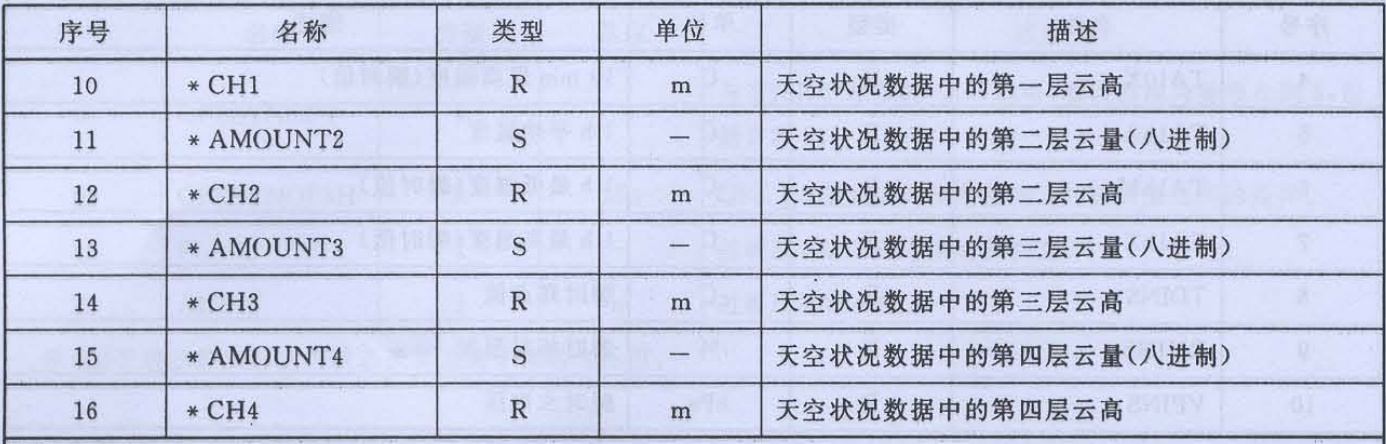
#> input picture 中华人民共和国民用航空行业标准民用航空气象第9部分：自动气象观测系统数据采集和记录格式/18cf04c85bc7b4cc76134a91092ae713fa7d26c374f3a85c3fcfdc31a19b5fae.jpg, 1386 x 444 px
$ python -i airport_weather_analysis.py   (imports and definitions only)   (older library calls are emulated)
#> lines starting #> are read from the running program, lines starting #| are printed output that depends on the picture
#> further down, picture is the input picture: shape (444, 1386, 3); mean B, G, R 227.4, 204.8, 199
#!/usr/bin/env python3
# -*- coding: utf-8 -*-
"""
机场天气分析系统

这个模块整合了机场能见度、气象数据和视频分析功能，
提供完整的雾霾检测和预测解决方案。

主要功能：
- 多源数据文件检查和加载（VIS, PTU, WIND）
- 时间戳匹配和数据融合
- 视频特征提取和清晰度分析
- 雾形成概率计算
- 机器学习建模和预测
- 数据可视化和分析

作者: Airport Weather Analysis Team
版本: 1.0.0
日期: 2024
"""

import cv2
import numpy as np
import pandas as pd
import matplotlib.pyplot as plt
from datetime import datetime, timedelta
import os
import sys
from typing import Dict, List, Tuple, Optional, Any, Union
import warnings
from sklearn.preprocessing import StandardScaler, PolynomialFeatures
from sklearn.linear_model import LinearRegression
from sklearn.ensemble import RandomForestRegressor
from sklearn.model_selection import train_test_split, cross_val_score
from sklearn.metrics import mean_squared_error, mean_absolute_error, r2_score
from sklearn.decomposition import PCA
from scipy.optimize import curve_fit

# 关闭警告信息
# [1 line not run here, left out]

# 设置matplotlib中文显示
plt.rcParams['font.sans-serif'] = ['SimHei', 'DejaVu Sans']
plt.rcParams['axes.unicode_minus'] = False


class FileManager:
    """
    文件管理类

    负责检查和验证所有必需的数据文件，包括：
    - VIS能见度数据文件
    - PTU气象数据文件
    - WIND风速数据文件
    - 机场视频文件（可选）
    """

    # [38 lines left out: functions __init__, check_files, not called in this run]


class DataLoader:
    """
    数据加载器类

    负责加载和初步分析各种数据文件格式，
    提供统一的数据接口和格式验证功能。
    """

    # [176 lines left out: functions load_and_analyze_vis_file, load_and_analyze_ptu_file, load_and_analyze_wind_file, not called in this run]


class VideoProcessor:
    """
    视频处理器类

    负责机场视频文件的处理和分析，
    包括视频信息获取、帧提取和特征计算。
    """

    # [66 lines left out: function check_video_file, not called in this run]


class DataParser:
    """
    数据解析器类

    负责将原始数据文件解析为结构化的数据格式，
    包括数据清洗、验证和标准化处理。
    """

    # [149 lines left out: functions parse_vis_data, parse_ptu_data, parse_wind_data, not called in this run]


class DataMerger:
    """
    数据合并器类

    负责将来自不同数据源的时间序列数据进行智能匹配和合并，
    支持精确时间匹配和模糊时间匹配算法。
    """

    # [129 lines left out: functions __init__, merge_data_with_timestamp_matching, find_nearest_record, not called in this run]


class DataAnalyzer:
    """
    数据分析器类

    负责对合并后的数据进行统计分析、质量评估和模式识别，
    提供数据质量报告和统计摘要。
    """

    # [53 lines left out: function analyze_merged_data, not called in this run]


class FeatureExtractor:
    """
    特征提取器类

    负责从图像和气象数据中提取各种特征，
    包括图像清晰度特征、气象派生特征和雾形成概率计算。
    """

    # [25 lines left out: function calculate_fog_formation_probability, not called in this run]

    @staticmethod
    def extract_image_features_from_frame(image: np.ndarray) -> Dict[str, float]:
        """
        从单帧图像提取清晰度特征

        Parameters
        ----------
        image : np.ndarray
            输入的灰度图像

        Returns
        -------
        Dict[str, float]
            包含各种图像特征的字典
        """
        # 1. Tenengrad梯度方差
        sobel_x = cv2.Sobel(image, cv2.CV_64F, 1, 0, ksize=3)
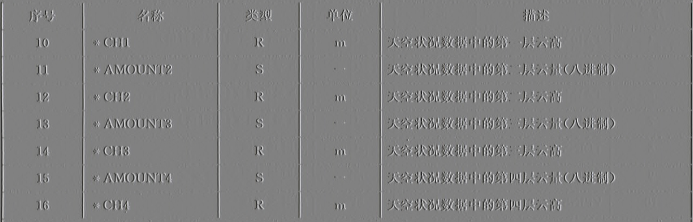
#> sobel_x: shape (444, 1386, 3) float64 (shown at 1/2 size); mean B, G, R -0.6, -0.6, -0.6; drawn with min black and max white
        sobel_y = cv2.Sobel(image, cv2.CV_64F, 0, 1, ksize=3)
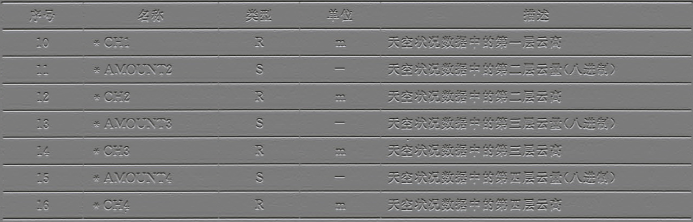
#> sobel_y: shape (444, 1386, 3) float64 (shown at 1/2 size); mean B, G, R 0, 0, 0; drawn with min black and max white
        tenengrad = np.mean(sobel_x**2 + sobel_y**2)
#> tenengrad = 38274.8

        # 2. 拉普拉斯方差
        laplacian = cv2.Laplacian(image, cv2.CV_64F)
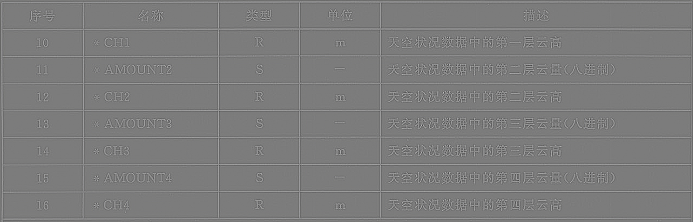
#> laplacian: shape (444, 1386, 3) float64 (shown at 1/2 size); mean B, G, R -0.1, -0.1, -0.1; drawn with min black and max white
        laplacian_var = np.var(laplacian)
#> laplacian_var = 1556.1

        # 3. 高频能量占比
        f_transform = np.fft.fft2(image)
        f_shift = np.fft.fftshift(f_transform)
        magnitude = np.abs(f_shift)
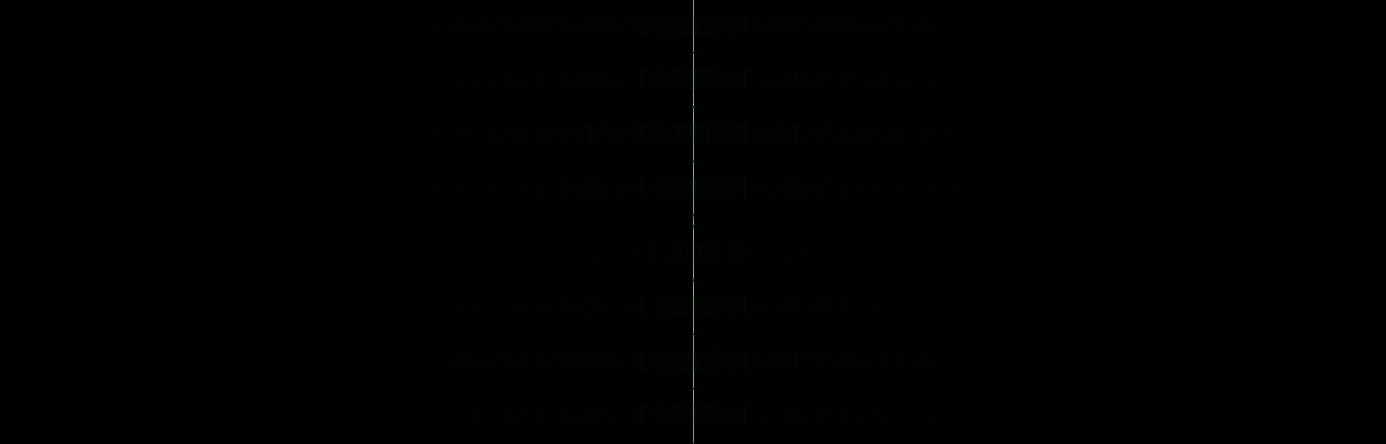
#> magnitude: shape (444, 1386, 3) float64; mean of channels 0, 1, 2 86.5, 2563.9, 86.5; drawn with min black and max white

#> (the run stopped early here; a loop or call above may not have finished)

$ run again, on 中华人民共和国民用航空行业标准民用航空气象第9部分：自动气象观测系统数据采集和记录格式/33d9869eaa89a3084e326eec29833fd038f638f83d64082142854eb76160d932.jpg
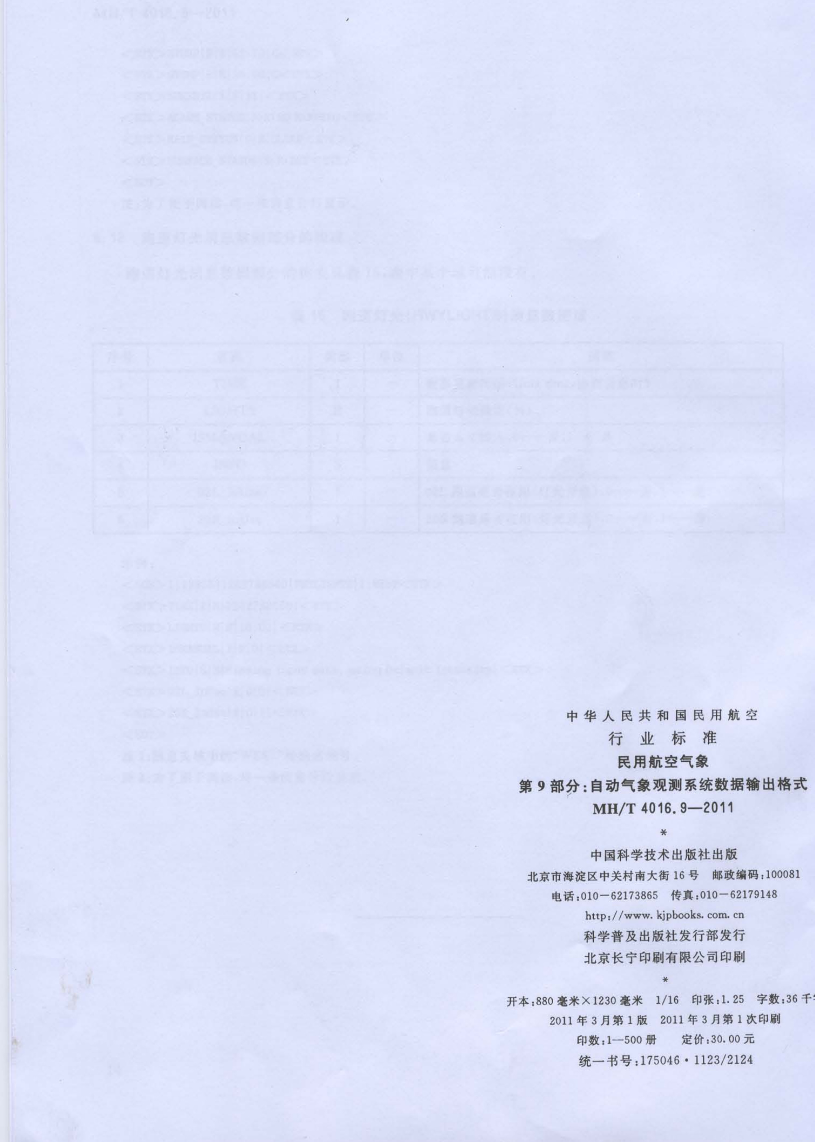
#> input picture 中华人民共和国民用航空行业标准民用航空气象第9部分：自动气象观测系统数据采集和记录格式/33d9869eaa89a3084e326eec29833fd038f638f83d64082142854eb76160d932.jpg, 1629 x 2283 px (shown at 1/2 size)
#> picture is the input picture: shape (2283, 1629, 3); mean B, G, R 248.1, 224.4, 218.6
#> in extract_image_features_from_frame, `sobel_x = cv2.Sobel(image, cv2.CV_64F, 1, 0, ksize=3)`:
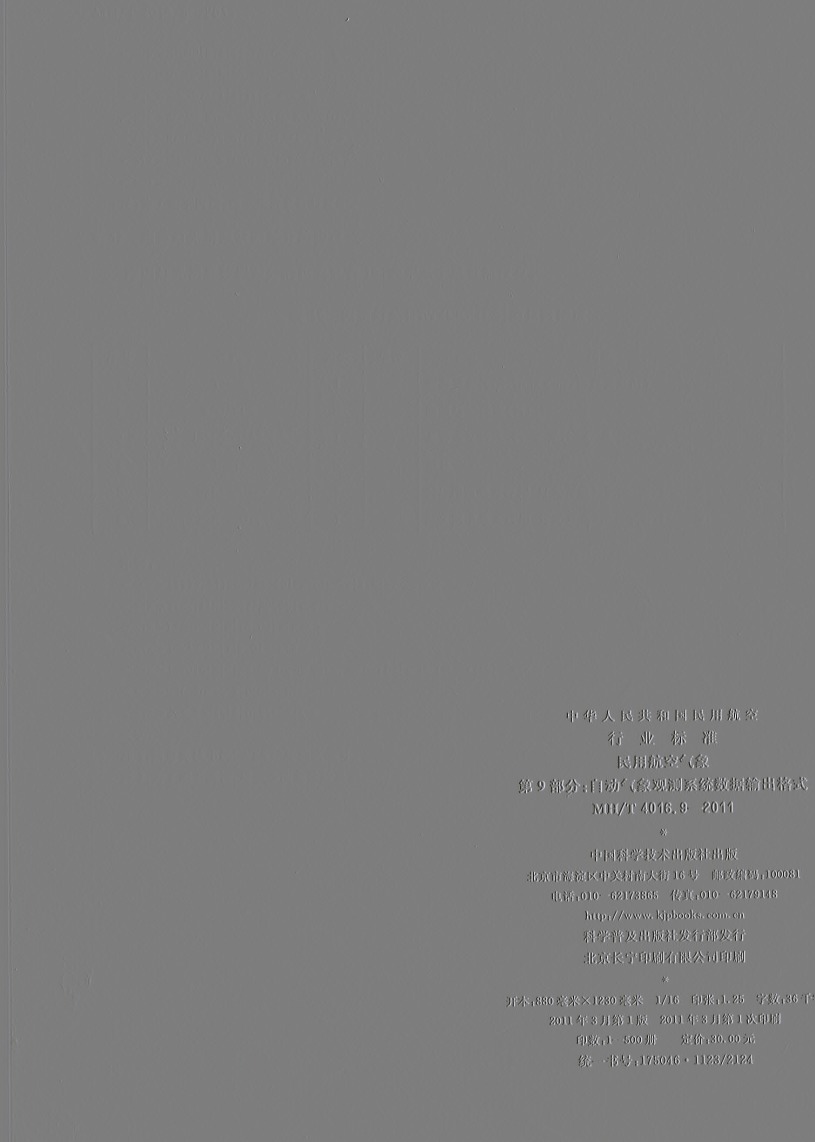
#> sobel_x: shape (2283, 1629, 3) float64 (shown at 1/2 size); mean B, G, R 0, 0, 0; drawn with min black and max white
#> tenengrad = 3305.3
#> laplacian_var = 156.9

$ run again, on 中华人民共和国民用航空行业标准民用航空气象第9部分：自动气象观测系统数据采集和记录格式/3c4358a6516d6fb7e865375ab07c0d1453deab31f098816c7b08eeb831eea63d.jpg
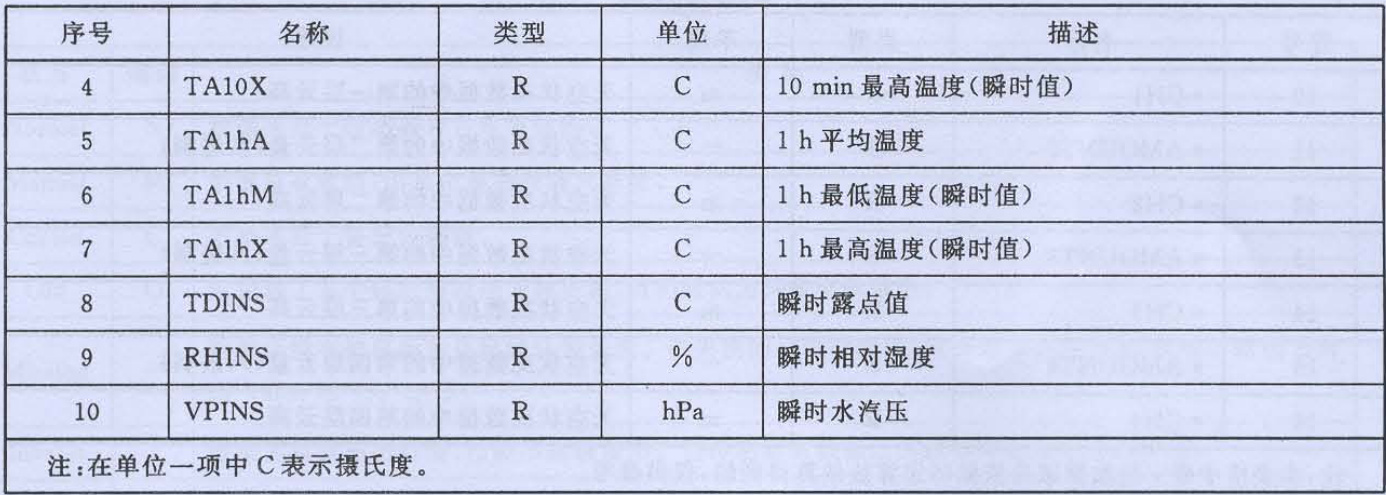
#> input picture 中华人民共和国民用航空行业标准民用航空气象第9部分：自动气象观测系统数据采集和记录格式/3c4358a6516d6fb7e865375ab07c0d1453deab31f098816c7b08eeb831eea63d.jpg, 1386 x 495 px
#> picture is the input picture: shape (495, 1386, 3); mean B, G, R 230.8, 208.8, 202.9
#> in extract_image_features_from_frame, `sobel_y = cv2.Sobel(image, cv2.CV_64F, 0, 1, ksize=3)`:
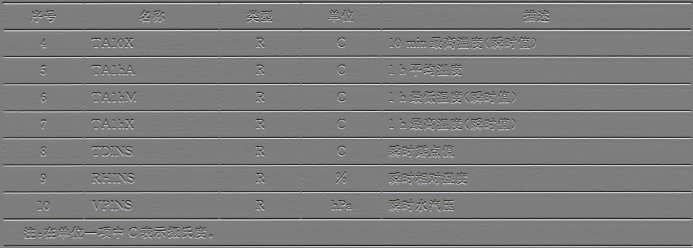
#> sobel_y: shape (495, 1386, 3) float64 (shown at 1/2 size); mean B, G, R -1, -0.9, -0.9; drawn with min black and max white
#> tenengrad = 37701.4
#> in extract_image_features_from_frame, `laplacian = cv2.Laplacian(image, cv2.CV_64F)`:
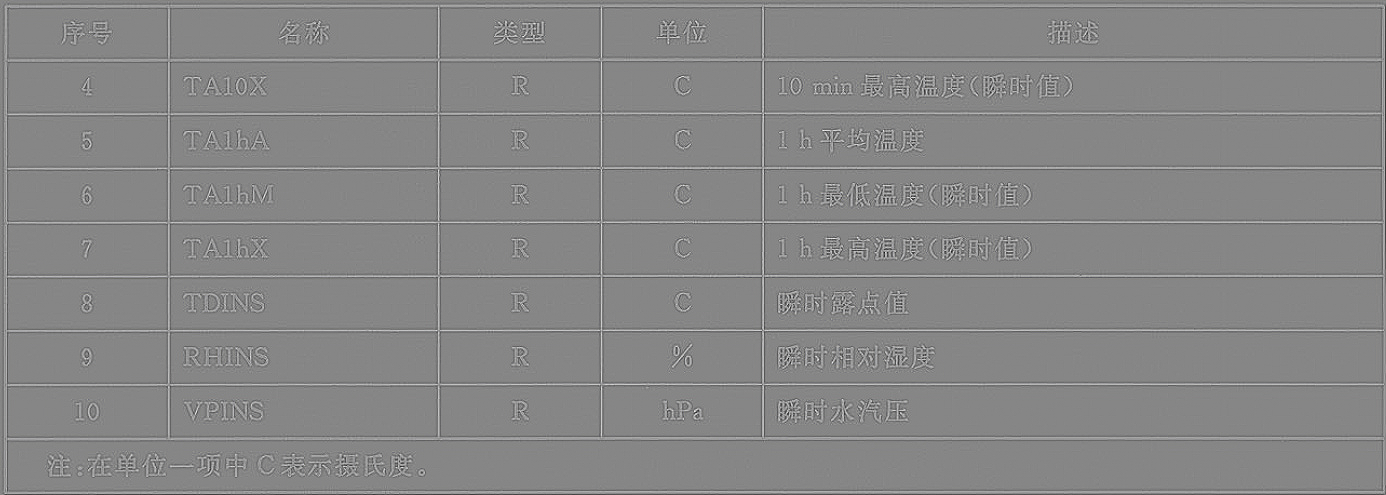
#> laplacian: shape (495, 1386, 3) float64; mean B, G, R -0.2, -0.2, -0.2; drawn with min black and max white
#> laplacian_var = 1673.3
